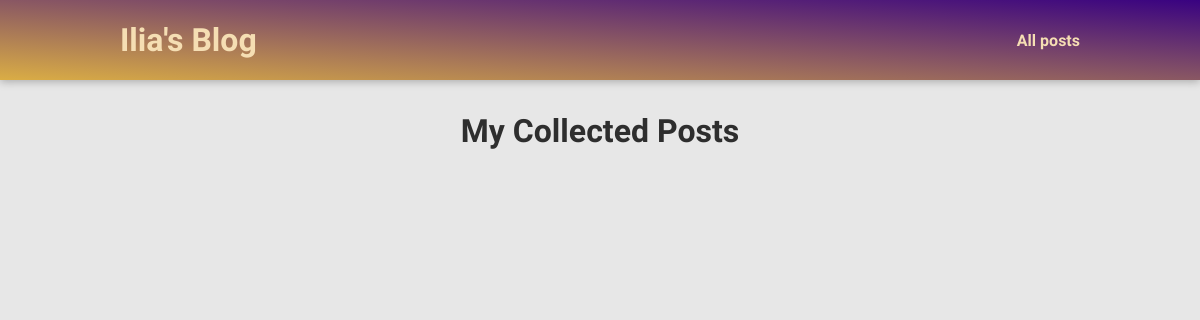
The app's page /posts/, older data.
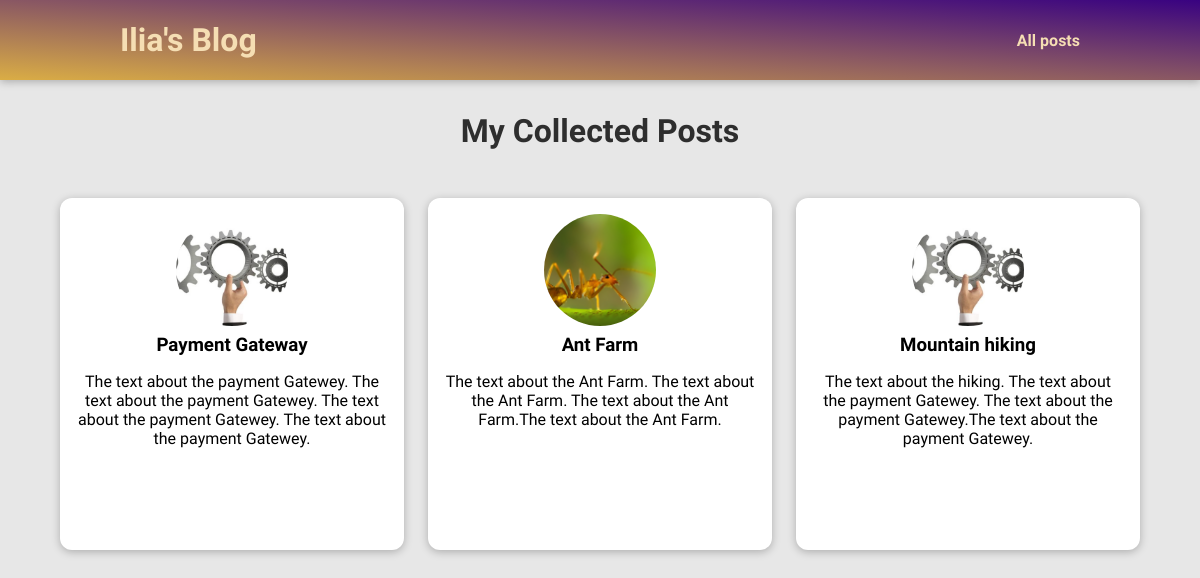
The same page, newer data.
### blog/models.py (models this page shows, shortened)
class Post(models.Model):
    title = models.CharField(max_length=50)
    author= models.ForeignKey(Author, on_delete=models.SET_NULL, related_name="posts", null = True)
    excerpt = models.CharField(max_length=300)
    image_name = models.CharField(max_length=50)
    date_created = models.DateField(auto_now_add=True)
    date_edited = models.DateField(auto_now=True)
    slug = models.SlugField(default="", null=False, db_index=True, unique=True)
    content = models.TextField(validators=[MinLengthValidator(10)])
    tag = models.ManyToManyField(Tag)

### blog/views.py (the view)
# urls.py: path("posts/", views.posts, name="posts-page"),
def posts(request):
  all_posts = Post.objects.all()
  return render(request, "blog/all-posts.html", {
    "all_posts": all_posts
  })

### blog/templates/blog/all-posts.html (shortened to what this page needs)
{% extends "base.html" %}
{% load static %}
{% block css_files %}
<link rel="stylesheet" href = "{% static "blog/post.css" %}">
<link rel="stylesheet" href = "{% static "blog/all-posts.css" %}">
{% endblock %}
{% block content %}
<section id = "all-posts">
    <h2>My Collected Posts</h2>
    <ul>
        {% for post in all_posts %}
        {% include "blog/includes/post.html"%}
        {% endfor %}
    </ul>
</section>
{% endblock %}

### blog/templates/blog/includes/post.html
{% load static %}
<li>
    <article class = "post">
        <a href="{% url "post-detail-page" slug=post.slug %}">
            <img src="{% static "blog/images/"|add:post.image_name %}" alt = "{{post.title}}">
            <div class = "post__content">
                <h3>{{post.title}}</h3>
                <p>
                    {{ post.excerpt }}
                </p>
            </div>
        </a>
    </article>
</li>

Row changes from the older to the newer data that the page shows:
added Post: image_name (picture), title "Payment Gateway", excerpt "The text about the payment Gatewey. The text about the payment Gatewey. The text about the payment Gatewey. The text about the payment Gatewey."
added Post: image_name (picture), title "Ant Farm", excerpt "The text about the Ant Farm. The text about the Ant Farm. The text about the Ant Farm.The text about the Ant Farm."
added Post: image_name (picture), title "Mountain hiking", excerpt "The text about the hiking. The text about the payment Gatewey. The text about the payment Gatewey.The text about the payment Gatewey."
